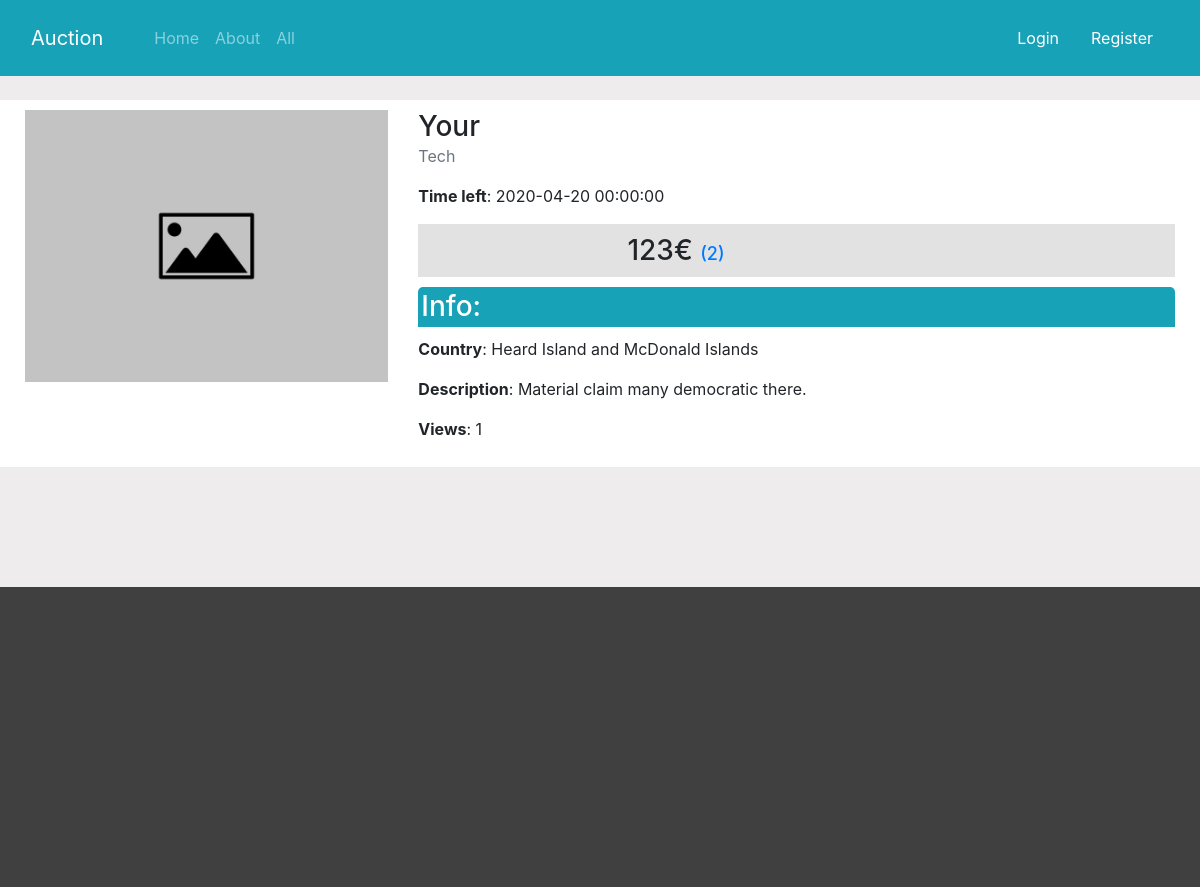
Page /item/49 on the committed database.
### app/item.py (models this page shows)
class Item(db.Model):
    id = db.Column(db.Integer, primary_key=True)
    name = db.Column(db.String(80), nullable=False)
    category = db.Column(db.String(80), nullable=False)
    description = db.Column(db.String(80), nullable=False)
    country = db.Column(db.String(80), nullable=False)
    min_price = db.Column(db.Integer, nullable=False)
    offer = db.relationship('Offer', backref='offer', lazy=True)
    auction_image = db.Column(db.String(256), nullable=False)
    end_day = db.Column(db.DateTime, nullable=False)
    time = db.Column(db.Integer, nullable=False)
    views = db.Column(db.Integer, nullable=False, default=0)
    user_id = db.Column(db.Integer, db.ForeignKey('user.id'), nullable=False)

### app/controllers/item.py (the view)
@App.route('/item/<int:item_id>', methods=['GET', 'POST'])
def item(item_id):
    form = BidForm()
    item = Item.query.get_or_404(item_id)
    offer = Offer.query.filter_by(item_id=item_id).order_by(Offer.id.desc()).first()
    item.views = item.views+1
    db.session.commit()
    return render_template('single-item.html', title=item.name, item=item, offerLen=len(item.offer), form=form)

### app/templates/single-item.html (shortened to what this page needs)
{% extends 'layout.html' %}
{% block content %}
    <div class="row bg-white">
        <div class="col-4">
            <img src={{url_for('static', filename='images/'+item.auction_image)}} alt="img">
        </div>
        <div class="col-8">
            <h3>{{title.capitalize()}}</h3>
            <p class="text-muted">{{item.category}}</p>
            <p><span class="font-weight-bold">Time left</span>:   {{item.end_day}}</p>
            <div class="bid">
                <div class="container">
                        <h3>{{item.min_price}}€ <a style="font-size: 18px;" href={{url_for('offers', item_id=item.id)}}>({{offerLen}})</a></h3>
                </div>
            </div>
            <h3 class="infobar bg-info text-white">Info:</h3>
            <p> <span class="font-weight-bold">Country</span>: {{item.country}}</p>
            <p> <span class="font-weight-bold">Description</span>: {{item.description}}</p>
            <p><span class="font-weight-bold">Views</span>:   {{item.views}}</p>
        </div>
    </div>
{% endblock content%}

### app/static/main.css (style rules this page uses)
body { background-color: rgb(238, 236, 236); }
img { max-width: 100%; }
h3 { margin: 0; }
@media (min-width: 1200px) { .container { max-width: 1400px; } }
.row { padding: 10px; }
.bid { background-color: #e2e2e2; padding: 10px; }
.bid .container { width: 50%; }
.infobar { border-top-left-radius: 5px; border-top-right-radius: 5px; margin: 10px 0 10px 0; padding: 3px; }

### rows in the picture
Item: auction_image (placeholder picture), capitalize "Your", category "Tech", end_day "2020-04-20 00:00:00", min_price "123", country "Heard Island and McDonald Islands", description "Material claim many democratic there.", views "1"

### other values in the picture
{{ offerLen }} "2"
